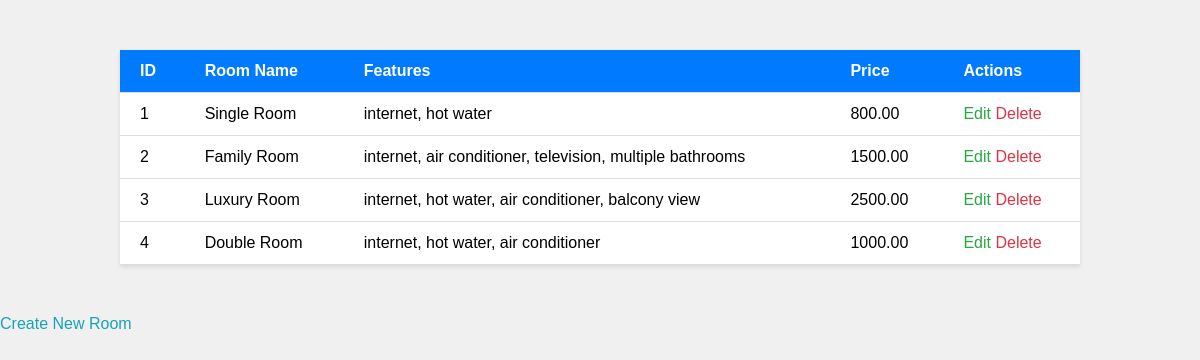
/manageRooms.php, run on the app's committed database.
### tables this page shows
CREATE TABLE `rooms` (
  `id` int(11) NOT NULL,
  `name` varchar(255) NOT NULL,
  `image` varchar(255) DEFAULT NULL,
  `features` text DEFAULT NULL,
  `max_adults` int(11) DEFAULT NULL,
  `max_children` int(11) DEFAULT NULL,
  `price` decimal(10,2) DEFAULT NULL,
  `is_available` tinyint(4) DEFAULT 1,
  `created_at` datetime DEFAULT current_timestamp(),
  `updated_at` datetime DEFAULT current_timestamp() ON UPDATE current_timestamp(),
  `user_email` varchar(100) NOT NULL
);

### manageRooms.php (the view, shortened to what this page needs)
<?php
    require("connection.php");
    $query = "SELECT * FROM rooms";
    $result = mysqli_query($con, $query);
?>
<!DOCTYPE html>
<html lang="en">
<head>
</head>
<body>
    <table>
        <tr>
            <th>ID</th>
            <th>Room Name</th>
            <th>Features</th>
            <th>Price</th>
            <th>Actions</th>
        </tr>
        <?php while ($row = mysqli_fetch_assoc($result)) { ?>
            <tr>
                <td><?php echo $row['id']; ?></td>
                <td><?php echo $row['name']; ?></td>
                <td><?php echo $row['features']; ?></td>
                <td><?php echo $row['price']; ?></td>
                <td>
                    <a class="edit-link" href="editRooms.php?id=<?php echo $row['id']; ?>">Edit</a>
                    <a class="delete-link" href="deleteRooms.php?id=<?php echo $row['id']; ?>" onclick="return confirm('Are you sure you want to delete this room?')">Delete</a>
                </td>
            </tr>
        <?php } ?>
    </table>
    <a class="btn btn-secondary create-link" href="createRoom.php">Create New Room</a>
</body>
</html>

### manageRooms.php (style rules this page uses)
body { font-family: Arial, sans-serif; background-color: #f0f0f0; margin: 0; padding: 0; }
table { width: 80%; margin: 50px auto; border-collapse: collapse; background-color: #fff; box-shadow: 0 2px 4px rgba(0, 0, 0, 0.1); }
th, td { padding: 12px 20px; text-align: left; border-bottom: 1px solid #ddd; }
th { background-color: #007bff; color: #fff; }
a { color: #007bff; text-decoration: none; }
a.delete-link { color: #dc3545; }
a.edit-link { color: #28a745; }
a.create-link { display: block; margin-top: 10px; color: #17a2b8; }

### data on the page
rooms: id "1", name "Single Room", features "internet, hot water", price "800.00"
rooms: id "2", name "Family Room", features "internet, air conditioner, television, multiple bathrooms", price "1500.00"
rooms: id "3", name "Luxury Room", features "internet, hot water, air conditioner, balcony view", price "2500.00"
rooms: id "4", name "Double Room", features "internet, hot water, air conditioner", price "1000.00"
